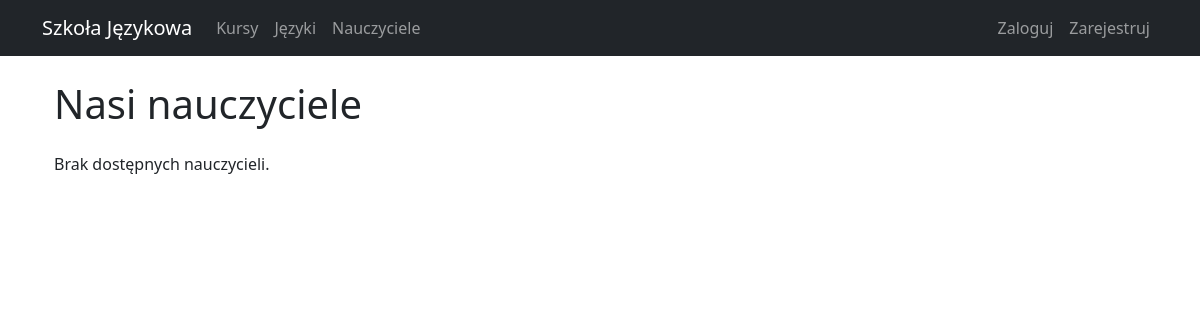
Page /courses/teachers/ on the earlier database version.
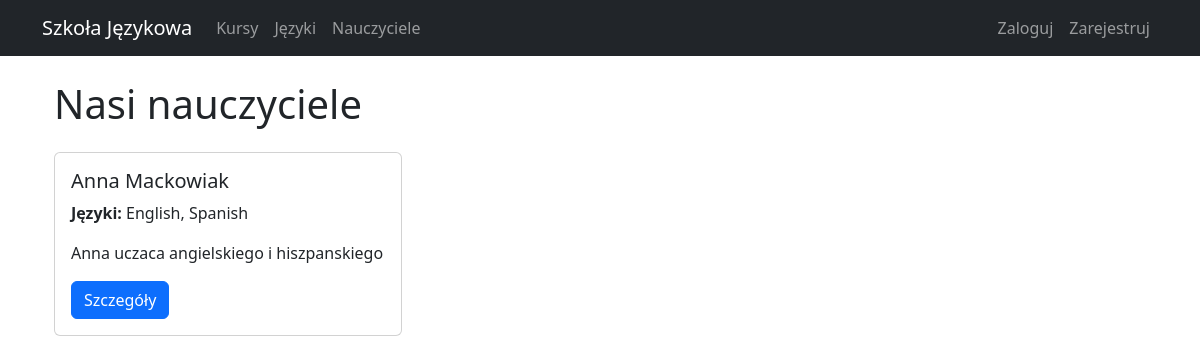
Same page on the later database version.
### courses/models.py (models this page shows, shortened)
class Teacher(models.Model):
    user = models.OneToOneField(User, on_delete=models.CASCADE)
    bio = models.TextField()
    languages = models.ManyToManyField(Language)
    phone = models.CharField(max_length=15)
    photo = models.ImageField(upload_to='teachers/', null=True, blank=True)

class Language(models.Model):
    name = models.CharField(max_length=50)
    code = models.CharField(max_length=2)  # np. 'en', 'de', 'es'

### courses/views.py (the view)
# urls.py: path('teachers/', views.TeacherListView.as_view(), name='teacher-list'),
class TeacherListView(ListView):
    model = Teacher
    template_name = 'courses/teacher_list.html'
    context_object_name = 'teachers'

### courses/templates/courses/teacher_list.html (shortened to what this page needs)
{% extends 'courses/base.html' %}
{% block content %}
<div class="container">
    <h1 class="mb-4">Nasi nauczyciele</h1>
    <div class="row">
        {% for teacher in teachers %}
        <div class="col-md-4 mb-4">
            <div class="card">
                <div class="card-body">
                    <h5 class="card-title">{{ teacher.user.get_full_name }}</h5>
                    <p class="card-text">
                        <strong>Języki:</strong>
                        {% for language in teacher.languages.all %}
                            {{ language.name }}{% if not forloop.last %}, {% endif %}
                        {% endfor %}
                    </p>
                    <p class="card-text">{{ teacher.bio|truncatewords:30 }}</p>
                    <a href="{% url 'courses:teacher-detail' teacher.pk %}" class="btn btn-primary">Szczegóły</a>
                </div>
            </div>
        </div>
        {% empty %}
        <div class="col">
            <p>Brak dostępnych nauczycieli.</p>
        </div>
        {% endfor %}
    </div>
</div>
{% endblock %}

Differences in the rows shown:
added Teacher: user.get_full_name "Anna Mackowiak", bio "Anna uczaca angielskiego i hiszpanskiego"
now on this page (row unchanged): Language: name "English"
now on this page (row edited): Language: name "Spanish"
Other differences:
text no longer shown: "Brak dostępnych nauczycieli."
